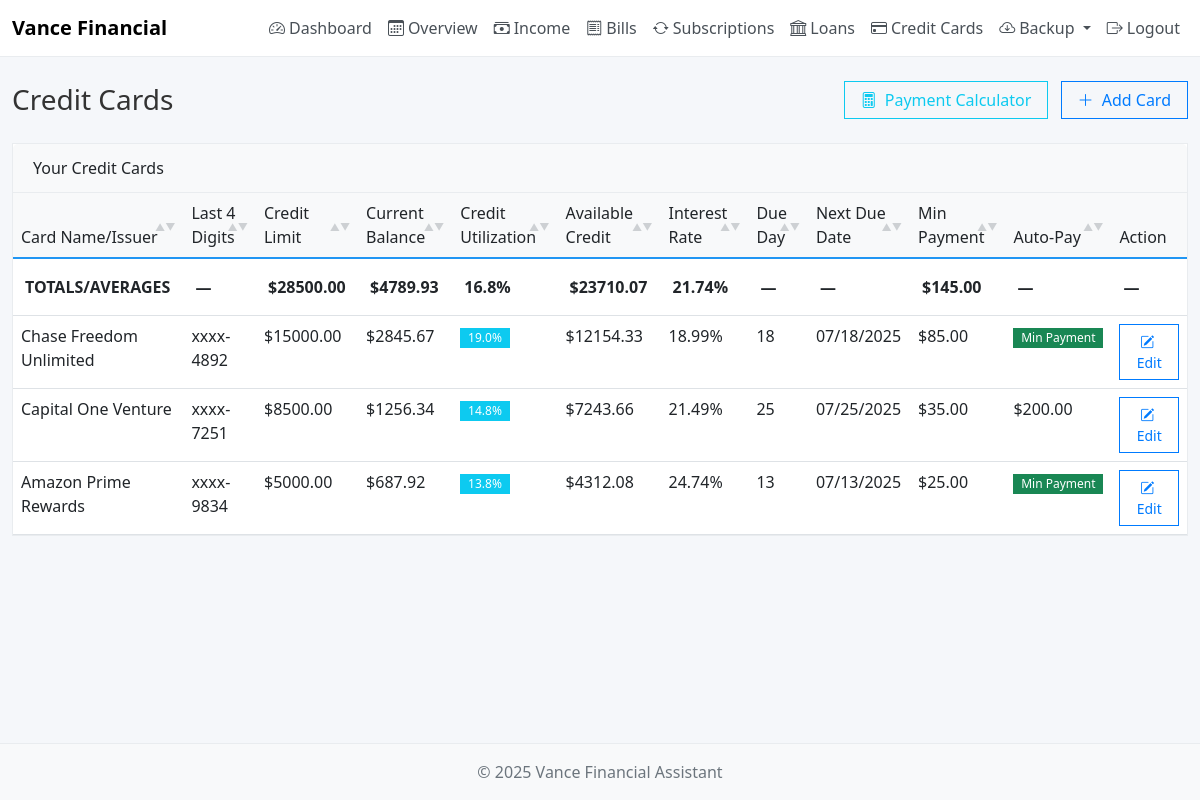
Before: /credit-cards (signed in) with the older database file.
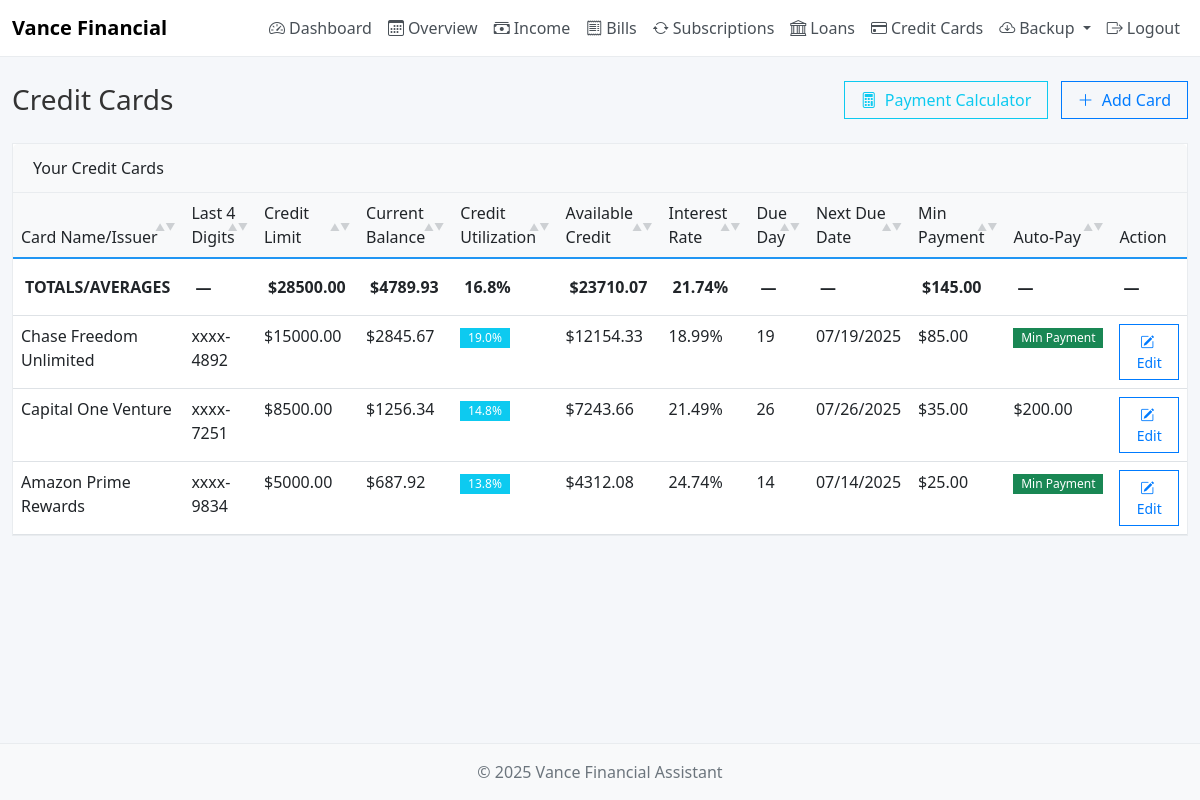
After: the same page with the newer database file.
### Vance_Financial_Assistant.py (models this page shows)
class CreditCard(db.Model):
    id = db.Column(db.Integer, primary_key=True)
    name = db.Column(db.String(100), nullable=False)
    last_four = db.Column(db.String(4), nullable=False)
    limit = db.Column(db.Float)
    current_balance = db.Column(db.Float, default=0)
    payment_due_date = db.Column(db.Date, nullable=False)
    minimum_payment = db.Column(db.Float)
    interest_rate = db.Column(db.Float)
    is_paid = db.Column(db.Boolean, default=False)
    auto_pay_minimum = db.Column(db.Boolean, default=False)
    auto_payment_amount = db.Column(db.Float)
    user_id = db.Column(db.Integer, db.ForeignKey('user.id'), nullable=False)

### Vance_Financial_Assistant.py (the view, shortened to what this page needs)
@app.route('/credit-cards', methods=['GET', 'POST'])
def credit_cards():
    if 'user_id' not in session:
        return redirect(url_for('login'))
    user_cards = CreditCard.query.filter_by(user_id=session['user_id']).all()
    total_limit = sum(card.limit for card in user_cards if card.limit)
    total_balance = sum(card.current_balance for card in user_cards if card.current_balance)
    total_available = total_limit - total_balance
    total_min_payments = sum(card.minimum_payment for card in user_cards if card.minimum_payment)
    cards_with_rate = [card for card in user_cards if card.interest_rate]
    avg_interest_rate = sum(card.interest_rate for card in cards_with_rate) / len(cards_with_rate) if cards_with_rate else 0
    overall_utilization = (total_balance / total_limit * 100) if total_limit > 0 else 0
    return render_template('credit_cards.html',
                         credit_cards=user_cards,
                         total_limit=total_limit,
                         total_balance=total_balance,
                         total_available=total_available,
                         total_min_payments=total_min_payments,
                         avg_interest_rate=avg_interest_rate,
                         overall_utilization=overall_utilization)

### templates/credit_cards.html (shortened to what the changed rows need)
{% extends "base.html" %}
{% block content %}
<div class="d-flex justify-content-between align-items-center mb-4">
    <h1 class="h3 mb-0">Credit Cards</h1>
</div>
<div class="card mb-4">
    <div class="card-body p-0">
        {% if credit_cards %}
        <div class="table-responsive">
            <table class="table table-hover mb-0" id="creditCardsTable">
                <thead>
                    <tr>
                        <th class="sortable-header" data-column="0">
                            Card Name/Issuer
                            <span class="sort-icon"></span>
                        </th>
                        <th class="sortable-header" data-column="1">
                            Last 4 Digits
                            <span class="sort-icon"></span>
                        </th>
                        <th class="sortable-header" data-column="2">
                            Credit Limit
                            <span class="sort-icon"></span>
                        </th>
                        <th class="sortable-header" data-column="3">
                            Current Balance
                            <span class="sort-icon"></span>
                        </th>
                        <th class="sortable-header" data-column="4">
                            Credit Utilization
                            <span class="sort-icon"></span>
                        </th>
                        <th class="sortable-header" data-column="5">
                            Available Credit
                            <span class="sort-icon"></span>
                        </th>
                        <th class="sortable-header" data-column="6">
                            Interest Rate
                            <span class="sort-icon"></span>
                        </th>
                        <th class="sortable-header" data-column="7">
                            Due Day
                            <span class="sort-icon"></span>
                        </th>
                        <th class="sortable-header" data-column="8">
                            Next Due Date
                            <span class="sort-icon"></span>
                        </th>
                        <th class="sortable-header" data-column="9">
                            Min Payment
                            <span class="sort-icon"></span>
                        </th>
                        <th class="sortable-header" data-column="10">
                            Auto-Pay
                            <span class="sort-icon"></span>
                        </th>
                        <th>Action</th>
                    </tr>
                </thead>
                <tbody>
                    {% for card in credit_cards %}
                    <tr>
                        <td>{{ card.name }}</td>
                        <td>xxxx-{{ card.last_four }}</td>
                        <td data-sort="{{ card.limit or 0 }}">{% if card.limit %}${{ "%.2f"|format(card.limit) }}{% else %}&mdash;{% endif %}</td>
                        <td data-sort="{{ card.current_balance or 0 }}">${{ "%.2f"|format(card.current_balance or 0) }}</td>
                        <td data-sort="{% if card.limit and card.limit > 0 %}{{ ((card.current_balance or 0) / card.limit * 100) }}{% else %}0{% endif %}">
                            {% if card.limit and card.limit > 0 %}
                            {% set utilization = (card.current_balance or 0) / card.limit * 100 %}
                            {% if utilization <= 10 %}
                            <span class="badge bg-success">{{ "%.1f"|format(utilization) }}%</span>
                            {% elif utilization <= 30 %}
                            <span class="badge bg-info">{{ "%.1f"|format(utilization) }}%</span>
                            {% elif utilization <= 50 %}
                            <span class="badge bg-warning">{{ "%.1f"|format(utilization) }}%</span>
                            {% else %}
                            <span class="badge bg-danger">{{ "%.1f"|format(utilization) }}%</span>
                            {% endif %}
                            {% else %}
                            &mdash;
                            {% endif %}
                        </td>
                        <td data-sort="{{ (card.limit or 0) - (card.current_balance or 0) }}">
                            {% if card.limit %}
                            {% set available = card.limit - (card.current_balance or 0) %}
                            {% if available >= 0 %}
                            ${{ "%.2f"|format(available) }}
                            {% else %}
                            <span class="text-danger">-${{ "%.2f"|format(-available) }}</span>
                            {% endif %}
                            {% else %}
                            &mdash;
                            {% endif %}
                        </td>
                        <td data-sort="{{ card.interest_rate or 0 }}">{% if card.interest_rate %}{{ "%.2f"|format(card.interest_rate) }}%{% else %}&mdash;{% endif %}</td>
                        <td data-sort="{{ card.payment_due_date.day }}">{{ card.payment_due_date.day }}</td>
                        <td data-sort="{{ card.payment_due_date.strftime('%Y-%m-%d') }}">{{ card.payment_due_date.strftime('%m/%d/%Y') }}</td>
                        <td data-sort="{{ card.minimum_payment or 0 }}">{% if card.minimum_payment %}${{ "%.2f"|format(card.minimum_payment) }}{% else %}&mdash;{% endif %}</td>
                        <td>
                            {% if card.auto_pay_minimum %}
                            <span class="badge bg-success">Min Payment</span>
                            {% elif card.auto_payment_amount %}
                            ${{ "%.2f"|format(card.auto_payment_amount) }}
                            {% else %}
                            <span class="badge bg-secondary">None</span>
                            {% endif %}
                        </td>
                        <td>
                            <button class="btn btn-sm btn-outline-primary" data-bs-toggle="modal" data-bs-target="#editCardModal{{ card.id }}">
                                <i class="bi bi-pencil-square me-1"></i>Edit
                            </button>
                        </td>
                    </tr>
                    {% endfor %}
                </tbody>
            </table>
        </div>
        {% else %}
        <div class="text-center py-4 text-muted">
            <p class="mb-0">No credit cards added yet.</p>
        </div>
        {% endif %}
    </div>
</div>
{% endblock %}

Changed rows visible on the page:
changed CreditCard "Chase Freedom Unlimited": payment_due_date.day "18" → "19"; payment_due_date "07/18/2025" → "07/19/2025"
changed CreditCard "Capital One Venture": payment_due_date.day "25" → "26"; payment_due_date "07/25/2025" → "07/26/2025"
changed CreditCard "Amazon Prime Rewards": payment_due_date.day "13" → "14"; payment_due_date "07/13/2025" → "07/14/2025"
